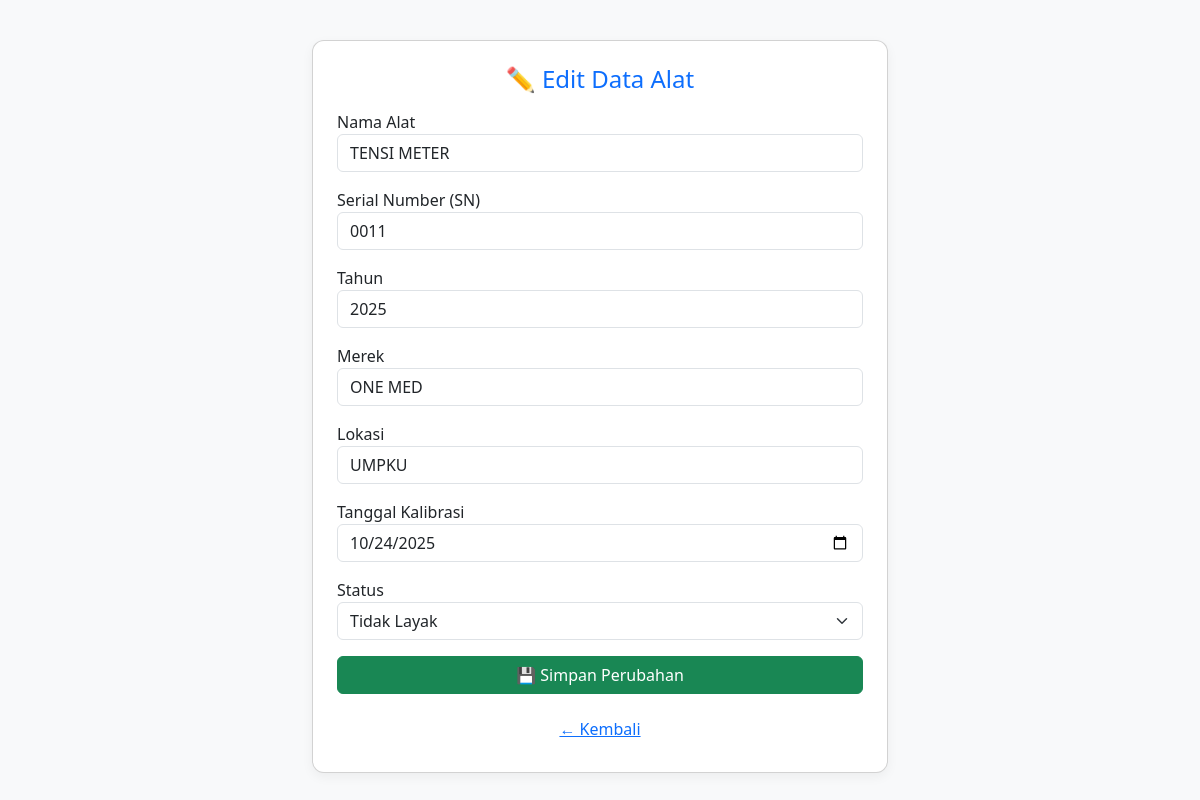
Screenshot of /edit.php?id=6 with the database file from the repository.
### tables this page shows
CREATE TABLE `alat` (
  `id` int(11) NOT NULL,
  `nama_alat` varchar(100) NOT NULL,
  `serial_number` varchar(100) DEFAULT NULL,
  `tahun` year(4) NOT NULL,
  `merek` varchar(60) NOT NULL,
  `lokasi` varchar(10) NOT NULL,
  `tanggal_kalibrasi` date DEFAULT NULL,
  `status` varchar(20) DEFAULT NULL
);

### edit.php (the view, shortened to what this page needs)
<?php
include_once("config.php");
$id = $_GET['id'];
$result = mysqli_query($mysqli, "SELECT * FROM alat WHERE id=$id");
$data = mysqli_fetch_assoc($result);
?>
<!DOCTYPE html>
<html lang="id">
<head>
  <link href='https://cdn.jsdelivr.net/npm/bootstrap@5.3.2/dist/css/bootstrap.min.css' rel='stylesheet'>
</head>
<body>
  <div class="container">
    <div class="card p-4">
      <h4 class="mb-3 text-center">✏️ Edit Data Alat</h4>
      <form method="post">
        <div class="mb-3">
          <label>Nama Alat</label>
          <input type="text" name="nama_alat" class="form-control" value="<?= $data['nama_alat'] ?>" required>
        </div>
        <div class="mb-3">
          <label>Serial Number (SN)</label>
          <input type="text" name="serial_number" class="form-control" value="<?= $data['serial_number'] ?>" required>
        </div>
        <div class="mb-3">
          <label>Tahun</label>
          <input type="number" name="tahun" class="form-control" value="<?= $data['tahun'] ?>" required>
        </div>
        <div class="mb-3">
          <label>Merek</label>
          <input type="text" name="merek" class="form-control" value="<?= $data['merek'] ?>" required>
        </div>
        <div class="mb-3">
          <label>Lokasi</label>
          <input type="text" name="lokasi" class="form-control" value="<?= $data['lokasi'] ?>" required>
        </div>
        <div class="mb-3">
          <label>Tanggal Kalibrasi</label>
          <input type="date" name="tanggal_kalibrasi" class="form-control" value="<?= $data['tanggal_kalibrasi'] ?>" required>
        </div>
        <div class="mb-3">
          <label>Status</label>
          <select name="status" class="form-select" required>
            <option value="Tidak Layak" <?= $data['status']=='Tidak Layak'?'selected':'' ?>>Tidak Layak</option>
          </select>
        </div>
        <button name="update" class="btn btn-success w-100">💾 Simpan Perubahan</button>
      </form>
      <a href="index.php" class="btn btn-link mt-3">← Kembali</a>
    </div>
  </div>
</body>
</html>

### edit.php (style rules this page uses)
body { background: #f8f9fa; position: relative; min-height: 100vh; padding-bottom: 60px; font-family: 'Segoe UI', sans-serif; }
.container { max-width: 600px; margin-top: 40px; }
.card { border-radius: 12px; box-shadow: 0 4px 12px rgba(0,0,0,0.05); }
h4 { color: #0d6efd; }

### rows the page displays
alat: nama_alat "TENSI METER", serial_number "0011", tahun "2025", merek "ONE MED", lokasi "UMPKU", tanggal_kalibrasi "10/24/2025", status "Tidak Layak"
